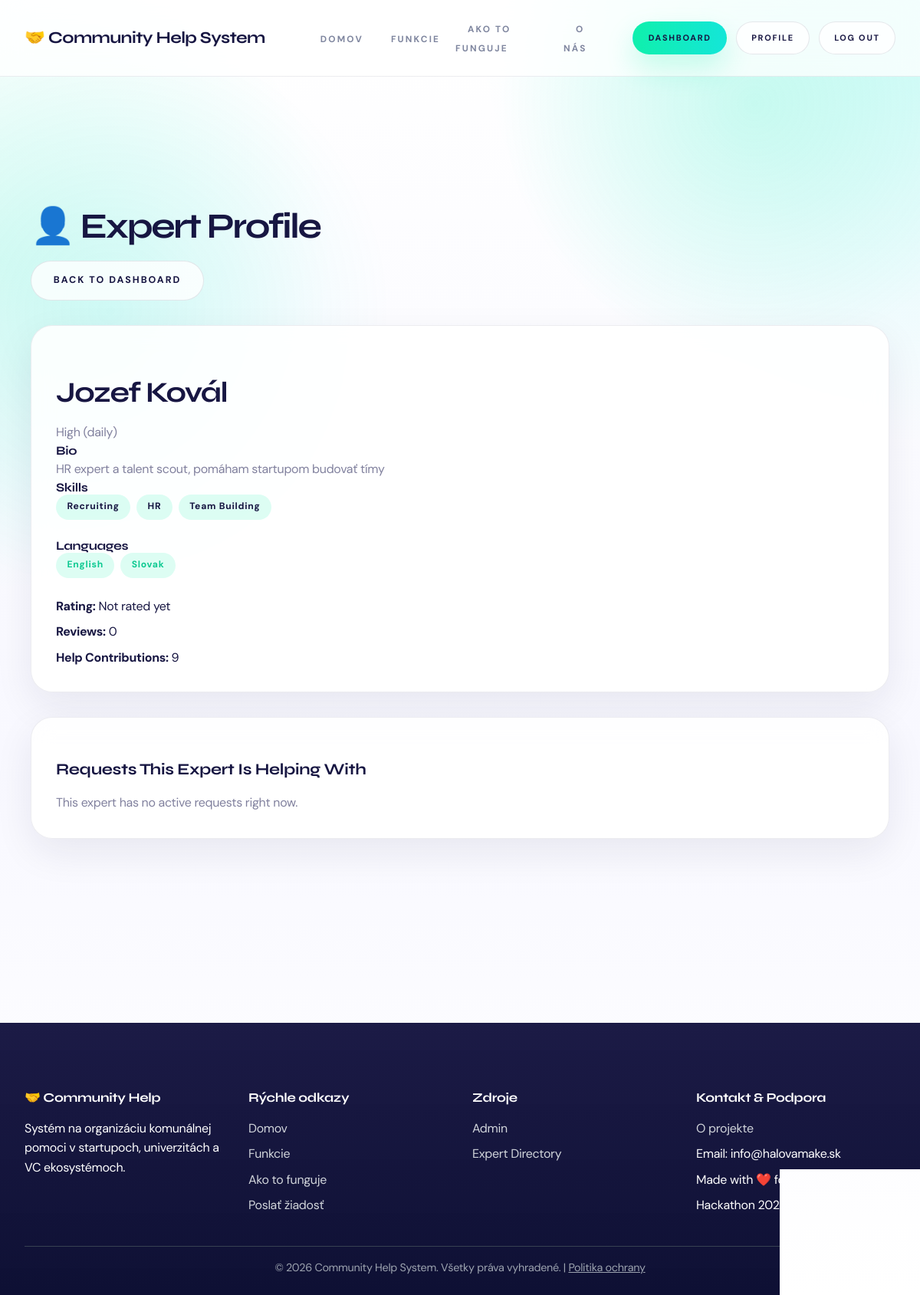
Screenshot of /experts/4/ (signed in) with the database file from the repository.
### server/models.py (models this page shows, shortened)
class Expert(models.Model):
    AVAILABILITY_CHOICES = [
        ('high', 'High (daily)'),
        ('medium', 'Medium (weekly)'),
        ('low', 'Low (occasional)'),
    ]
    user = models.OneToOneField(User, on_delete=models.CASCADE)
    bio = models.TextField(blank=True)
    skills = models.ManyToManyField(Skill, blank=True, related_name='experts')
    languages = models.ManyToManyField(Language, blank=True, related_name='experts')
    work_experience = models.TextField(blank=True, help_text='Work experience highlights')
    rating = models.FloatField(default=0.0, help_text='Average user rating (0-5)')
    rating_count = models.IntegerField(default=0, help_text='Number of ratings')
    availability = models.CharField(
        max_length=20,
        choices=AVAILABILITY_CHOICES,
        default='medium'
    )
    is_busy = models.BooleanField(default=False, help_text='Whether expert is currently assigned to an active task')
    karma_points = models.IntegerField(default=0, help_text='Karma points earned for completed help')
    help_provided = models.IntegerField(default=0, help_text='Number of help contributions')
    profile_image = models.ImageField(upload_to='experts/', blank=True)
    created_at = models.DateTimeField(auto_now_add=True)

class Skill(models.Model):
    name = models.CharField(max_length=100, unique=True)
    class Meta:
        verbose_name = 'Skill'
        verbose_name_plural = 'Skills'

class Language(models.Model):
    name = models.CharField(max_length=80, unique=True)
    class Meta:
        verbose_name = 'Language'
        verbose_name_plural = 'Languages'

### server/views.py (the view)
# urls.py: path('experts/<int:expert_id>/', views.user_profile, name='user_profile'),
@login_required
def user_profile(request, expert_id):
    expert = get_object_or_404(Expert.objects.select_related('user'), id=expert_id)
    open_requests_helped_qs = expert.assigned_requests.select_related('submitted_by').filter(
        status__in=['open', 'in_review', 'waiting_expert', 'in_progress']
    )
    today_date = timezone.now().date()
    open_requests_helped = sorted(
        list(open_requests_helped_qs),
        key=lambda req: (compute_request_priority_score(req, today_date=today_date), req.created_at.timestamp()),
        reverse=True,
    )[:10]
    return render(request, 'expert_profile.html', {
        'expert': expert,
        'open_requests_helped': open_requests_helped,
    })

### server/templates/expert_profile.html (shortened to what this page needs)
{% extends "base.html" %}
{% block content %}
<div class="container">
    <section class="section">
        <div class="d-flex justify-between align-center mb-4">
            <h1>👤 Expert Profile</h1>
            <a href="{% url 'dashboard' %}" class="btn btn-outline">Back to Dashboard</a>
        </div>
        <div class="card mb-4">
            <div class="card-header">
                <h2>{{ expert.user.get_full_name|default:expert.user.username }}</h2>
                <p class="text-muted">{{ expert.get_availability_display }}</p>
            </div>
            <div class="card-body">
                {% if expert.bio %}
                <h4>Bio</h4>
                <p>{{ expert.bio }}</p>
                {% endif %}
                {% if expert.skills.all %}
                <h4>Skills</h4>
                <div class="tags mb-3">
                    {% for skill in expert.skills.all %}
                        <span class="badge badge-primary">{{ skill.name }}</span>
                    {% endfor %}
                </div>
                {% endif %}
                {% if expert.languages.all %}
                <h4>Languages</h4>
                <div class="tags mb-3">
                    {% for language in expert.languages.all %}
                        <span class="badge badge-success">{{ language.name }}</span>
                    {% endfor %}
                </div>
                {% endif %}
                <div class="profile-stats">
                    <div><strong>Rating:</strong> {% if expert.rating_count > 0 %}{{ expert.average_rating }} / 5{% else %}Not rated yet{% endif %}</div>
                    <div><strong>Reviews:</strong> {{ expert.rating_count }}</div>
                    <div><strong>Help Contributions:</strong> {{ expert.help_provided }}</div>
                </div>
            </div>
        </div>
        <div class="card">
            <div class="card-header">
                <h3>Requests This Expert Is Helping With</h3>
            </div>
            <div class="card-body">
                {% if open_requests_helped %}
                    <div class="requests-list">
                        {% for req in open_requests_helped %}
                        <div class="request-item">
                            <div class="request-header">
                                <a href="{% url 'request_detail' req.id %}">{{ req.title }}</a>
                                <span class="request-status status-{{ req.status }}">{{ req.get_status_display }}</span>
                            </div>
                            <div class="text-muted">{{ req.description|truncatechars:140 }}</div>
                        </div>
                        {% endfor %}
                    </div>
                {% else %}
                    <p class="text-muted">This expert has no active requests right now.</p>
                {% endif %}
            </div>
        </div>
    </section>
</div>
{% endblock %}

### server/templates/base.html (style rules this page uses)
* { margin: 0; padding: 0; box-sizing: border-box; }
:root { --primary: hsl(162, 88%, 50%); --primary-dark: hsl(162, 88%, 42%); --primary-soft: hsl(162, 88%, 95%); --gradient: hsl(176, 84%, 49%); --secondary: #7f869f; --success: hsl(162, 88%, 42%); --warning: #f4b740; --danger: #ef4444; --dark: #171642; --gray-light: #f7f9fc; --gray: rgba(23, 22, 66, 0.12); --text: #171642; --text-light: #81819e; --white-soft: ghostwhite; --surface: rgba(255, 255, 255, 0.88); --surface-strong: #ffffff; --shadow-soft: 0 18px 50px rgba(23, 22, 66, 0.08); --shadow-card: 0 24px 70px rgba(23, 22, 66, 0.12); --radius-pill: 999px; --radius-card: 28px; }
html { scroll-behavior: smooth; min-height: 100%; }
body { font-family: 'DM Sans', sans-serif; color: var(--text); background: radial-gradient(circle at top right, rgba(17, 237, 226, 0.18), transparent 28%), radial-gradient(circle at left 20%, rgba(15, 239, 170, 0.12), transparent 24%), linear-gradient(180deg, #ffffff 0%, var(--white-soft) 58%, #ffffff 100%); min-height: 100%; line-height: 1.6; letter-spacing: -0.02em; position: relative; overflow-x: hidden; }
body::before { content: ""; position: fixed; inset: 0; background: radial-gradient(circle at 82% 8%, rgba(15, 239, 170, 0.14), transparent 18%), radial-gradient(circle at 12% 24%, rgba(17, 237, 226, 0.12), transparent 22%); pointer-events: none; z-index: -1; }
a { background-color: transparent; color: inherit; }
.btn { padding: 0.95rem 1.8rem; border-radius: var(--radius-pill); text-decoration: none; font-size: 0.78rem; font-weight: 700; letter-spacing: 0.16em; text-transform: uppercase; border: 1px solid transparent; cursor: pointer; transition: all 0.3s; display: inline-flex; align-items: center; justify-content: center; gap: 0.5rem; background: linear-gradient(90deg, var(--primary) 0%, var(--gradient) 100%); color: var(--dark); box-shadow: 0 18px 36px rgba(15, 239, 170, 0.22); }
.btn-outline { background: rgba(255, 255, 255, 0.8); color: var(--dark); border-color: rgba(23, 22, 66, 0.1); box-shadow: none; }
.container { max-width: 1250px; margin: 0 auto; padding: 0 2.5rem; }
main > .container { padding: 2rem 2.5rem 3rem; }
.card { background: var(--surface); backdrop-filter: blur(14px); border-radius: var(--radius-card); padding: 2rem; box-shadow: var(--shadow-soft); border: 1px solid rgba(23, 22, 66, 0.08); transition: all 0.3s; }
.card h3 { color: var(--dark); margin-bottom: 1rem; font-family: 'Syne', sans-serif; font-size: 1.3rem; }
.card p { color: var(--text-light); line-height: 1.75; }
h1, h2, h3, h4, h5, h6 { color: var(--dark); line-height: 1.2; font-family: 'Syne', sans-serif; }
h1 { font-size: 2.9rem; margin-bottom: 1rem; letter-spacing: -0.05em; }
h2 { font-size: 2.35rem; margin: 2rem 0 1rem; letter-spacing: -0.04em; }
h3 { font-size: 1.45rem; margin: 1.5rem 0 1rem; }
.badge { display: inline-block; padding: 0.42rem 0.9rem; border-radius: var(--radius-pill); font-size: 0.76rem; font-weight: 700; letter-spacing: 0.06em; white-space: nowrap; }
.badge-primary { background: rgba(15, 239, 170, 0.14); color: var(--dark); }
.badge-success { background: rgba(15, 239, 170, 0.14); color: var(--primary-dark); }
.mb-3 { margin-bottom: 1.5rem; }
.mb-4 { margin-bottom: 2rem; }
.text-muted { color: var(--text-light); }
.section { padding: 5rem 0; border-bottom: 1px solid rgba(23, 22, 66, 0.08); }
.section:last-child { border-bottom: none; }

### server/templates/expert_profile.html (style rules this page uses)
.tags { display: flex; gap: 0.5rem; flex-wrap: wrap; }
.profile-stats { display: grid; gap: 0.5rem; }

### rows the page displays
Expert: user.get_full_name "Jozef Kovál", availability "High (daily)", bio "HR expert a talent scout, pomáham startupom budovať tímy", rating_count "0", help_provided "9"
Skill: name "Recruiting"
Skill: name "HR"
Skill: name "Team Building"
Language: name "English"
Language: name "Slovak"
